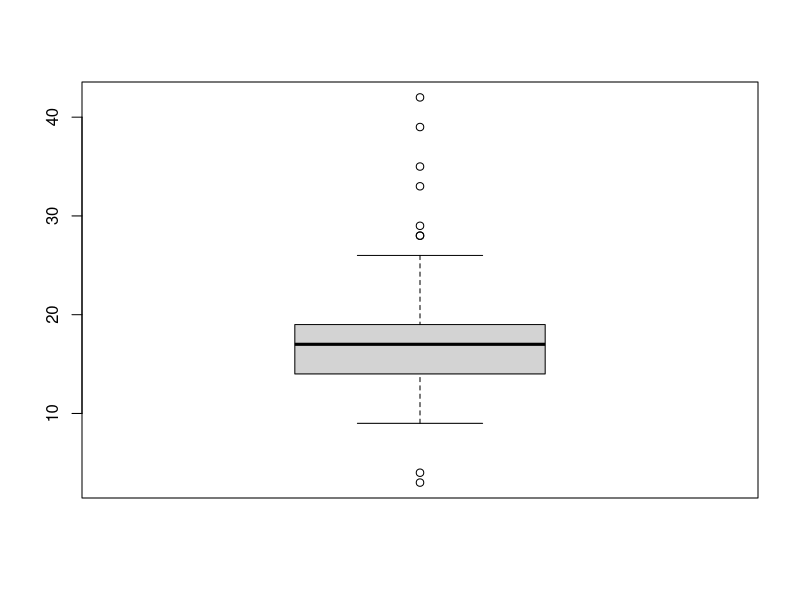
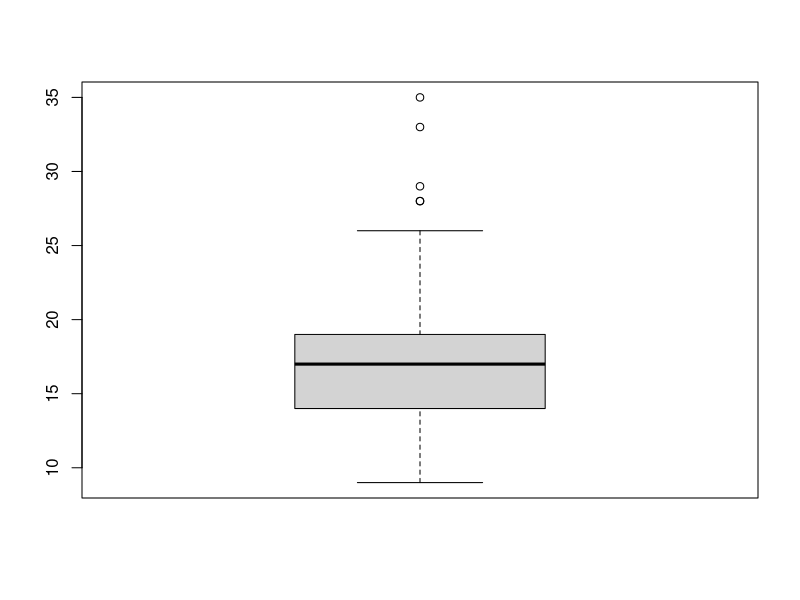

Write the R code that produced these figures, in order.
library(ggplot2)

# 1)drv에 이상치 유무를 확인하고 이상치가 있으면 결측처리후 결측데이터를 제외
data = as.data.frame(ggplot2::mpg)
data[c(10,14,58,93),'drv']<-'k'
data$drv = ifelse(data$drv == 'k', NA, data$drv)
is.na(data$drv)
data = data[!is.na(data$drv),]
data

# 2) 상자그림을 이용하여 cty에 이상치 유무를 확인하고 정상범위에서 벗어난값은 제외하고 다시 상자그림을 그리시오
data = as.data.frame(ggplot2::mpg)
data[c(29,43,129,203),'cty']<-c(3,4,39,42)
boxplot(data$cty)
data = data[data$cty >= 9 & data$cty <= 35,]
boxplot(data$cty)